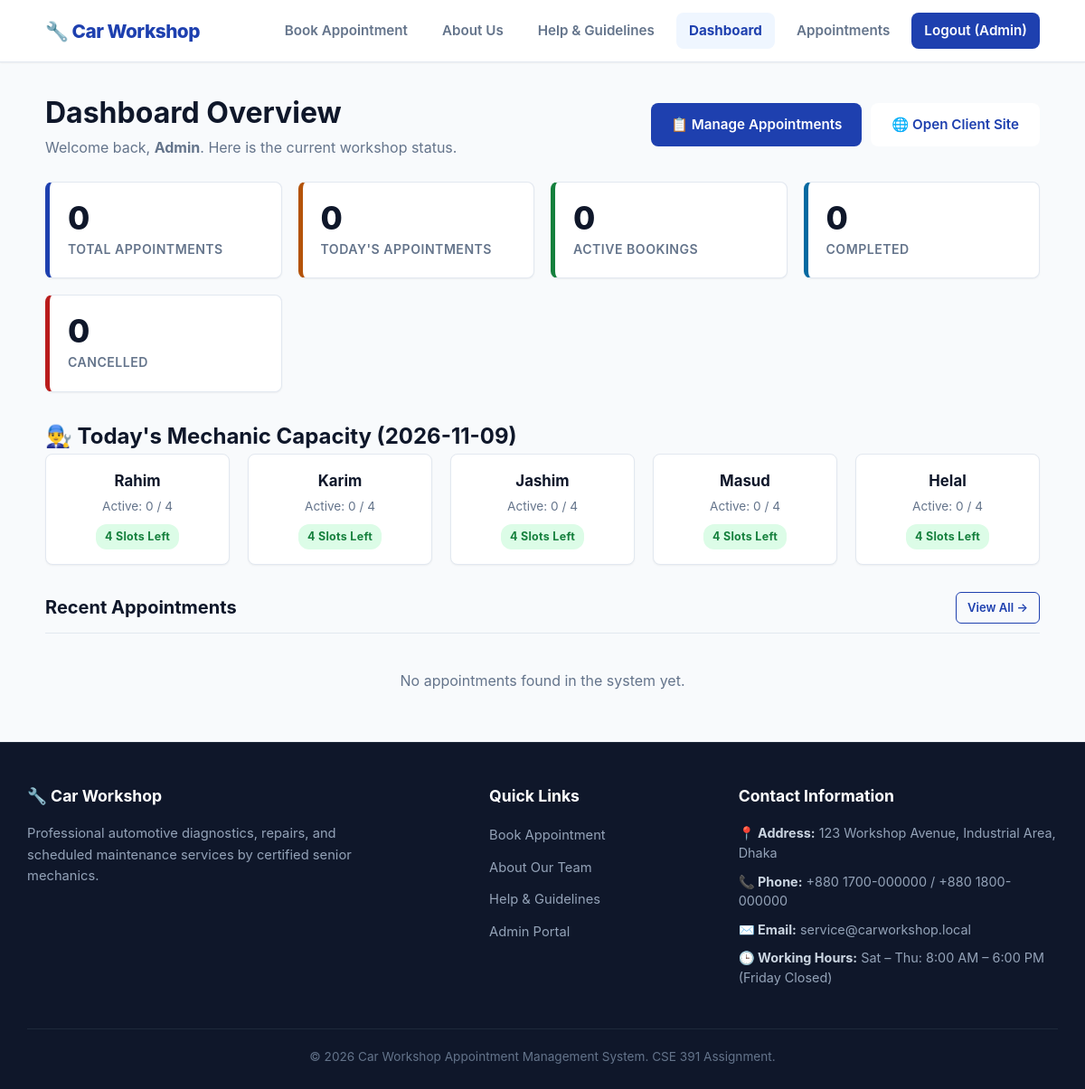
Screenshot of /admin/dashboard.php (signed in) with the database file from the repository.
### tables this page shows
CREATE TABLE IF NOT EXISTS `mechanics` (
    `id` INT AUTO_INCREMENT PRIMARY KEY,
    `name` VARCHAR(100) NOT NULL,
    `phone` VARCHAR(20) NOT NULL,
    `is_active` TINYINT(1) NOT NULL DEFAULT 1,
    `created_at` TIMESTAMP DEFAULT CURRENT_TIMESTAMP
);

### includes/functions.php (called while the page is built, shortened)
<?php
function get_active_mechanics($pdo) {
    $stmt = $pdo->prepare("SELECT id, name, phone FROM mechanics WHERE is_active = 1 ORDER BY id ASC");
    $stmt->execute();
    return $stmt->fetchAll();
}
function get_mechanic_active_count($pdo, $mechanic_id, $date) {
    $stmt = $pdo->prepare("SELECT COUNT(*) AS active_count FROM appointments WHERE mechanic_id = :mechanic_id AND appointment_date = :date AND status = 'active'");
    $stmt->execute([
        ':mechanic_id' => $mechanic_id,
        ':date'        => $date
    ]);
    $row = $stmt->fetch();
    return (int) ($row['active_count'] ?? 0);
}
function get_all_mechanics_with_slots($pdo, $date) {
    $mechanics = get_active_mechanics($pdo);
    $result = [];
    foreach ($mechanics as $mechanic) {
        $active_count = get_mechanic_active_count($pdo, $mechanic['id'], $date);
        $available_slots = max(0, MAX_DAILY_APPOINTMENTS - $active_count);
        $result[] = [
            'id'              => (int) $mechanic['id'],
            'name'            => $mechanic['name'],
            'phone'           => $mechanic['phone'],
            'active_count'    => $active_count,
            'available_slots' => $available_slots,
            'is_full'         => ($available_slots === 0)
        ];
    }
    return $result;
}

### admin/dashboard.php (the view, shortened to what this page needs)
<?php
require_once __DIR__ . '/../config/database.php';
require_once __DIR__ . '/../includes/functions.php';
$today = date('Y-m-d');
try {
    $stmt = $pdo->query("SELECT COUNT(*) AS total FROM appointments");
    $total_appointments = (int) $stmt->fetch()['total'];
    $stmt = $pdo->query("SELECT COUNT(*) AS total FROM appointments WHERE status = 'active'");
    $active_appointments = (int) $stmt->fetch()['total'];
    $stmt = $pdo->query("SELECT COUNT(*) AS total FROM appointments WHERE status = 'completed'");
    $completed_appointments = (int) $stmt->fetch()['total'];
    $stmt = $pdo->query("SELECT COUNT(*) AS total FROM appointments WHERE status = 'cancelled'");
    $cancelled_appointments = (int) $stmt->fetch()['total'];
    $stmt = $pdo->prepare("SELECT COUNT(*) AS total FROM appointments WHERE appointment_date = :today");
    $stmt->execute([':today' => $today]);
    $today_appointments = (int) $stmt->fetch()['total'];
    $recent_stmt = $pdo->prepare("
        SELECT a.id, a.client_name, a.phone, a.car_license, a.appointment_date, a.status,
               m.name AS mechanic_name
        FROM appointments a
        JOIN mechanics m ON a.mechanic_id = m.id
        ORDER BY a.id DESC
        LIMIT 5
    ");
    $recent_stmt->execute();
    $recent_appointments = $recent_stmt->fetchAll();
    $mechanics_workload = get_all_mechanics_with_slots($pdo, $today);
} catch (PDOException $e) {
    error_log("Dashboard query failed: " . $e->getMessage());
    set_flash_message('error', 'Error retrieving statistics. Please try refreshing.');
    $total_appointments = $active_appointments = $completed_appointments = $cancelled_appointments = $today_appointments = $total_mechanics = 0;
    $recent_appointments = $mechanics_workload = [];
}
require_once __DIR__ . '/../includes/header.php';
?>
<div class="admin-header-bar">
    <div>
        <h1>Dashboard Overview</h1>
        <p style="color: var(--text-muted);">Welcome back, <strong><?php echo htmlspecialchars($_SESSION['admin_username'] ?? 'Admin'); ?></strong>. Here is the current workshop status.</p>
    </div>
    <div style="display: flex; gap: 10px;">
        <a href="appointments.php" class="btn btn-primary">📋 Manage Appointments</a>
        <a href="../index.php" target="_blank" class="btn btn-secondary">🌐 Open Client Site</a>
    </div>
</div>
<div class="stats-grid">
    <div class="stat-card">
        <span class="stat-number"><?php echo $total_appointments; ?></span>
        <span class="stat-label">Total Appointments</span>
    </div>
    <div class="stat-card stat-today">
        <span class="stat-number"><?php echo $today_appointments; ?></span>
        <span class="stat-label">Today's Appointments</span>
    </div>
    <div class="stat-card stat-active">
        <span class="stat-number"><?php echo $active_appointments; ?></span>
        <span class="stat-label">Active Bookings</span>
    </div>
    <div class="stat-card stat-completed">
        <span class="stat-number"><?php echo $completed_appointments; ?></span>
        <span class="stat-label">Completed</span>
    </div>
    <div class="stat-card stat-cancelled">
        <span class="stat-number"><?php echo $cancelled_appointments; ?></span>
        <span class="stat-label">Cancelled</span>
    </div>
</div>
<div class="card" style="margin-bottom: 30px;">
    <h2 class="card-title">👨‍🔧 Today's Mechanic Capacity (<?php echo htmlspecialchars($today); ?>)</h2>
    <div class="mechanics-showcase" style="grid-template-columns: repeat(auto-fit, minmax(190px, 1fr));">
        <?php foreach ($mechanics_workload as $mech): ?>
            <?php
            $is_full = $mech['available_slots'] <= 0;
            $badge_class = $is_full ? 'badge-cancelled' : ($mech['available_slots'] === 1 ? 'slot-warning' : 'badge-active');
            ?>
            <div class="mechanic-profile-card" style="padding: 16px;">
                <h4 style="font-size: 1.05rem; margin-bottom: 4px;"><?php echo htmlspecialchars($mech['name']); ?></h4>
                <p style="font-size: 0.85rem; color: var(--text-muted); margin-bottom: 8px;">Active: <?php echo $mech['active_count']; ?> / 4</p>
                <span class="badge-status <?php echo $badge_class; ?>">
                    <?php echo $is_full ? 'Fully Booked' : $mech['available_slots'] . ' Slots Left'; ?>
                </span>
            </div>
        <?php endforeach; ?>
    </div>
</div>
<div class="card">
    <div style="display: flex; justify-content: space-between; align-items: center; margin-bottom: 15px; border-bottom: 1px solid var(--border-color); padding-bottom: 10px;">
        <h2 style="font-size: 1.25rem; font-weight: 700; margin: 0;">Recent Appointments</h2>
        <a href="appointments.php" class="btn btn-sm btn-outline-primary">View All &rarr;</a>
    </div>
    <?php if (empty($recent_appointments)): ?>
        <p style="color: var(--text-muted); text-align: center; padding: 25px;">No appointments found in the system yet.</p>
    <?php endif; ?>
</div>
<?php
require_once __DIR__ . '/../includes/footer.php';
?>

### assets/css/style.css (style rules this page uses)
:root { --primary: #1e40af; --primary-hover: #1d4ed8; --primary-light: #eff6ff; --accent: #d97706; --bg-page: #f8fafc; --bg-card: #ffffff; --text-main: #0f172a; --text-muted: #64748b; --border-color: #e2e8f0; --border-focus: #3b82f6; --success: #15803d; --success-bg: #dcfce7; --error: #b91c1c; --error-bg: #fee2e2; --warning: #b45309; --warning-bg: #fef3c7; --info: #0369a1; --info-bg: #e0f2fe; --shadow-sm: 0 1px 2px 0 rgba(0, 0, 0, 0.05); --shadow: 0 4px 6px -1px rgba(0, 0, 0, 0.08), 0 2px 4px -2px rgba(0, 0, 0, 0.05); --shadow-lg: 0 10px 15px -3px rgba(0, 0, 0, 0.1), 0 4px 6px -4px rgba(0, 0, 0, 0.08); --radius: 8px; --radius-lg: 12px; }
* { margin: 0; padding: 0; box-sizing: border-box; }
html { scroll-behavior: smooth; }
body { font-family: -apple-system, BlinkMacSystemFont, "Segoe UI", Roboto, "Helvetica Neue", Arial, sans-serif; line-height: 1.6; color: var(--text-main); background-color: var(--bg-page); min-height: 100vh; display: flex; flex-direction: column; }
.mechanics-showcase { display: grid; grid-template-columns: repeat(auto-fit, minmax(200px, 1fr)); gap: 20px; }
.mechanic-profile-card { background-color: var(--bg-card); border: 1px solid var(--border-color); border-radius: var(--radius); padding: 24px 20px; text-align: center; box-shadow: var(--shadow-sm); transition: transform 0.2s ease, box-shadow 0.2s ease; }
.btn { display: inline-flex; align-items: center; justify-content: center; padding: 11px 22px; font-size: 0.95rem; font-weight: 600; border-radius: var(--radius); border: none; cursor: pointer; text-decoration: none; transition: all 0.2s ease; gap: 8px; }
.btn-primary { background-color: var(--primary); color: #ffffff; }
.btn-secondary { background-color: #ffffff; color: var(--primary); border: 1px solid rgba(255, 255, 255, 0.4); }
.admin-header-bar { display: flex; justify-content: space-between; align-items: center; flex-wrap: wrap; gap: 15px; margin-bottom: 25px; }
.stats-grid { display: grid; grid-template-columns: repeat(auto-fit, minmax(210px, 1fr)); gap: 18px; margin-bottom: 30px; }
.stat-card { background-color: var(--bg-card); border: 1px solid var(--border-color); border-radius: var(--radius); padding: 20px; box-shadow: var(--shadow-sm); display: flex; flex-direction: column; border-left: 5px solid var(--primary); transition: transform 0.15s ease, box-shadow 0.15s ease; }
.stat-card.stat-active { border-left-color: var(--success); }
.stat-card.stat-completed { border-left-color: var(--info); }
.stat-card.stat-cancelled { border-left-color: var(--error); }
.stat-card.stat-today { border-left-color: var(--warning); }
.stat-number { font-size: 2.2rem; font-weight: 800; color: var(--text-main); line-height: 1.1; margin-bottom: 4px; }
.stat-label { font-size: 0.88rem; font-weight: 600; color: var(--text-muted); text-transform: uppercase; letter-spacing: 0.5px; }
.badge-status { display: inline-block; padding: 4px 10px; border-radius: 12px; font-size: 0.78rem; font-weight: 700; text-transform: capitalize; letter-spacing: 0.3px; }
.badge-active { background-color: var(--success-bg); color: var(--success); }
.btn-sm { padding: 6px 12px; font-size: 0.82rem; border-radius: 6px; }
.btn-outline-primary { background-color: transparent; color: var(--primary); border: 1px solid var(--primary); }

### rows the page displays
mechanics: name "Rahim", active_count "0", available_slots "4"
mechanics: name "Karim", active_count "0", available_slots "4"
mechanics: name "Jashim", active_count "0", available_slots "4"
mechanics: name "Masud", active_count "0", id "4"
mechanics: name "Helal", active_count "0", available_slots "4"

### other values shown
$_SESSION['admin_username'] "Admin"
$total_appointments "0"
$today_appointments "0"
$active_appointments "0"
$completed_appointments "0"
$cancelled_appointments "0"
$today "2026-11-09"
